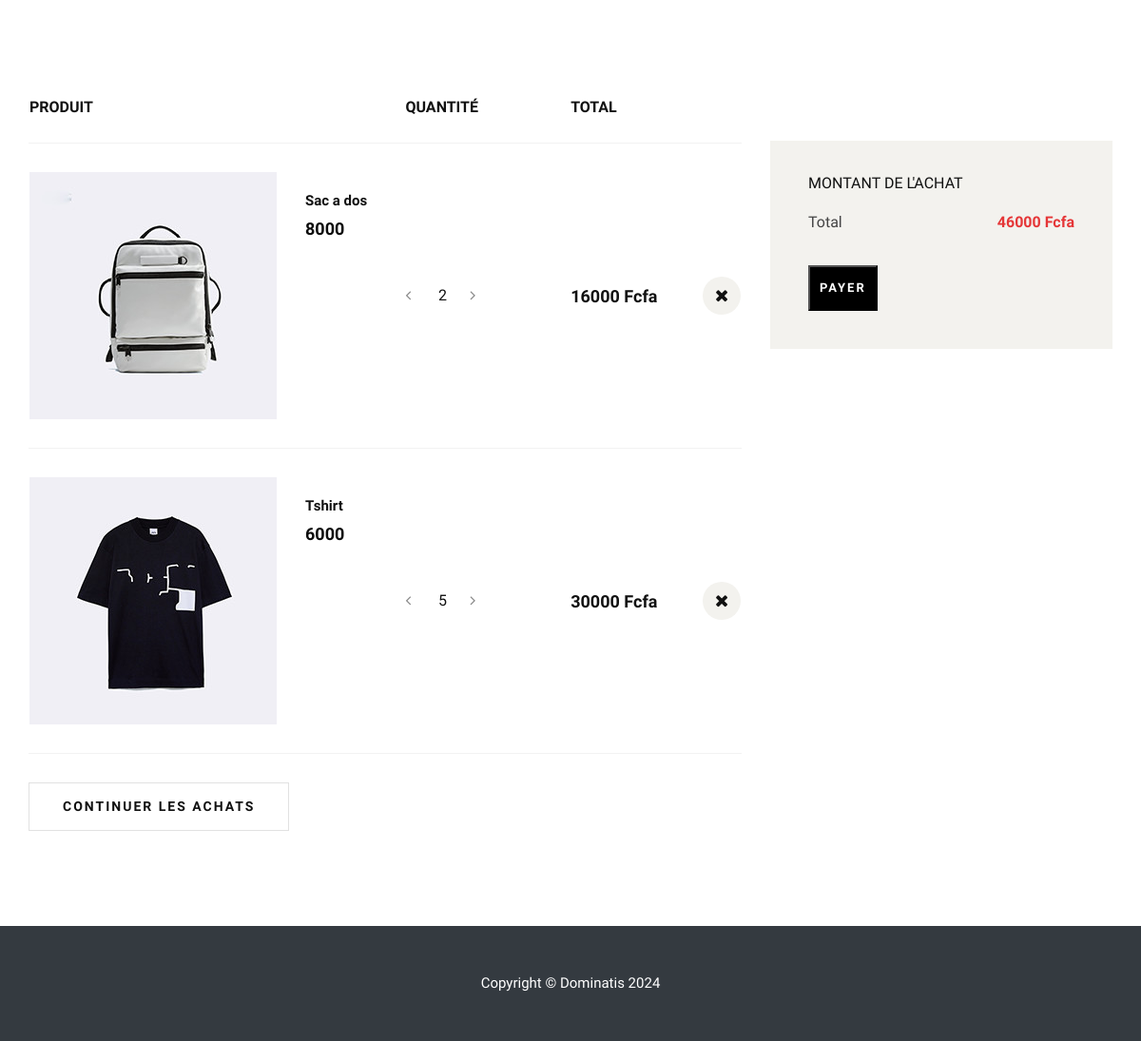
The page /panier/cart/ on the database as committed earlier.
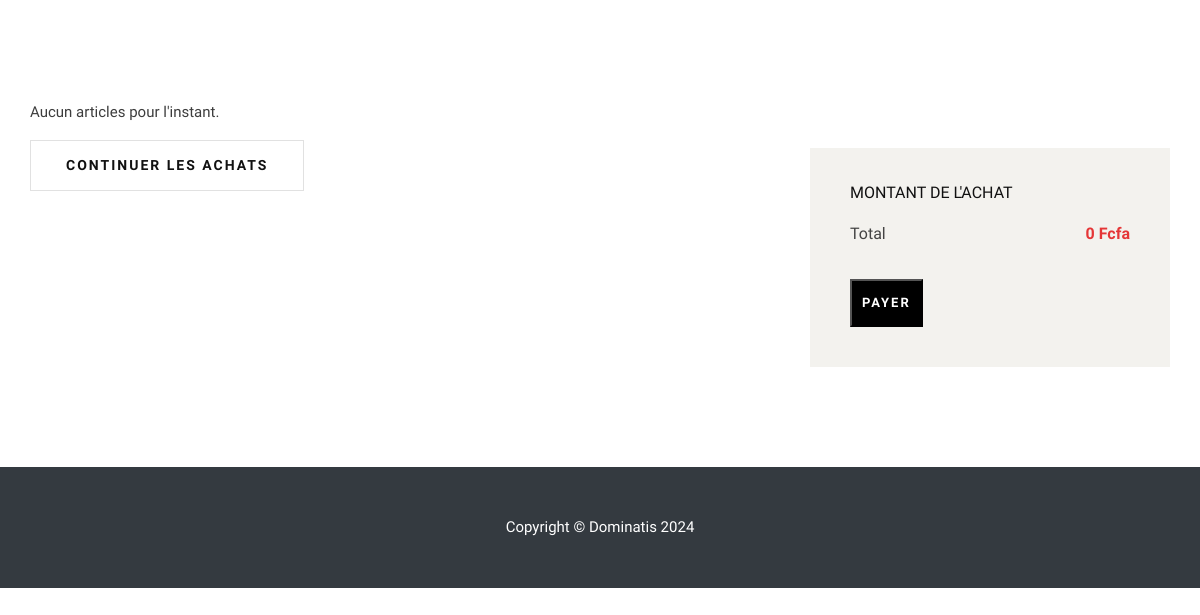
The same page on the database as committed later.
### paiement/models.py (models this page shows, shortened)
class CartItem(models.Model):
    product = models.ForeignKey(Product, on_delete=models.CASCADE)
    quantity = models.PositiveIntegerField(default=1)
    added_at = models.DateTimeField(auto_now_add=True)
    def get_total_price(self):
        return self.quantity * self.product.price

### products/models.py (models this page shows, shortened)
class Product(models.Model):
    name = models.CharField(max_length=100)
    price = models.DecimalField(max_digits=10, decimal_places=0)
    image = models.ImageField(upload_to='products/static/assets/Images/')

### paiement/views.py (the view)
# urls.py: path('cart/', views.cart_view, name='cart_view'),
def cart_view(request):
    cart_items = CartItem.objects.all()  # Tu peux filtrer par utilisateur si nécessaire
    total_price = sum(item.get_total_price() for item in cart_items)
    context = {
        'cart_items': cart_items,
        'total_price': total_price,
    }
    return render(request, 'index_paiement.html', context)

### paiement/templates/index_paiement.html (shortened to what the changed rows need)
{% load static %}
<!DOCTYPE html>
<html lang="fr">
<head>
    <link rel="stylesheet" href="{% static 'paiement/css/bootstrap.min.css' %}" type="text/css">
    <link rel="stylesheet" href="{% static 'paiement/css/font-awesome.min.css' %}" type="text/css">
    <link rel="stylesheet" href="{% static 'paiement/css/elegant-icons.css' %}" type="text/css">
    <link rel="stylesheet" href="{% static 'paiement/css/magnific-popup.css' %}" type="text/css">
    <link rel="stylesheet" href="{% static 'paiement/css/nice-select.css' %}" type="text/css">
    <link rel="stylesheet" href="{% static 'paiement/css/owl.carousel.min.css' %}" type="text/css">
    <link rel="stylesheet" href="{% static 'paiement/css/slicknav.min.css' %}" type="text/css">
    <link rel="stylesheet" href="{% static 'paiement/css/style.css' %}" type="text/css">
</head>
<body>
    <section class="shopping-cart spad">
        <div class="container">
            <div class="row">
                <div class="col-lg-8">
                    {% if cart_items %}
                        <div class="shopping__cart__table">
                            <table>
                                <thead>
                                    <tr>
                                        <th>Produit</th>
                                        <th>Quantité</th>
                                        <th>Total</th>
                                        <th></th>
                                    </tr>
                                </thead>
                                <tbody>
                                    {% for item in cart_items %}
                                        <tr>
                                            <td class="product__cart__item">
                                                <div class="product__cart__item__pic">
                                                    <img src="{{ item.product.image.url }}" alt="">
                                                </div>
                                                <div class="product__cart__item__text">
                                                    <h6>{{ item.product.name }}</h6>
                                                    <h5>{{ item.product.price }}</h5>
                                                </div>
                                            </td>
                                            <td class="quantity__item">
                                                <div class="quantity">
                                                    <div class="pro-qty-2">
                                                        <input type="text" value="{{ item.quantity }}">
                                                    </div>
                                                </div>
                                            </td>
                                            <td class="cart__price">{{ item.get_total_price }} Fcfa</td>
                                            <td class="cart__close"><i class="fa fa-close"></i></td>
                                        </tr>
                                    {% endfor %}
                                </tbody>
                            </table>
                        </div>
                    {% else %}
                        <p>Aucun articles pour l'instant.</p>
                    {% endif %}
                    <div class="row">
                        <div class="col-lg-6 col-md-6 col-sm-6">
                        </div>
                    </div>
                </div>
                <div class="col-lg-4">
                    <br><br>
                    <form id="paymentForm" method="post" action="{% url 'checkout_view' %}">
                        <div class="cart__total">
                            <ul>
                                <li>Total <span>{{ total_price }} Fcfa</span></li>
                            </ul>
                        </div>
                    </form>
                </div>
            </div>
        </div>
    </section>
</body>
</html>

Rows that differ between the two databases and show on the page:
removed CartItem: product.image (picture), product.name "Sac a dos", product.price "8000", quantity "2", get_total_price "16000"
removed CartItem: product.image (picture), product.name "Tshirt", product.price "6000", quantity "5", get_total_price "30000"
Other text that changed with them:
{{ total_price }}: "46000" → "0"
text no longer shown: "PRODUIT QUANTITÉ TOTAL"
text now shown: "Aucun articles pour l'instant."
